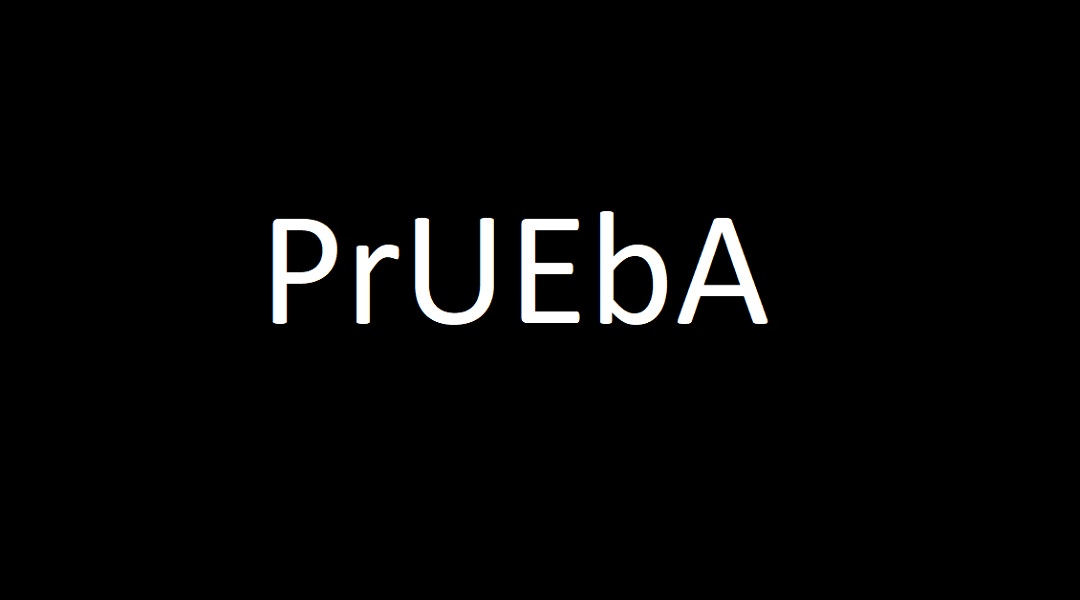
#> input picture codes/Prueba.jpg, 1080 x 600 px
$ python Code1.py
#> lines starting #> are read from the running program, lines starting #| are printed output that depends on the picture
#From the following pictures perform:
#To the word picture Perfom:
#A erotion and closing to the letter "P"
#Perform a skeletonization to the letter "R"
#Perform a dilation to the letter "U"
#Detect the 8 corners of the letter "E"
#Perfom a skeletonization to the letter "A" and then do a dilation
#After applying all the previous operations,
#show the results in one same picture.

import cv2 as cv
import numpy as np

img1 = cv.imread('Prueba.jpg')
#> img1 is the input picture: shape (600, 1080, 3); mean B, G, R 6.7, 6.7, 6.7

p = img1[209:344, 250:345, 2]
r = img1[209:344, 340:415, 2]
u = img1[209:344, 400:505, 2]
e = img1[209:344, 510:595, 2]
e2 = img1[209:344, 510:595]
b = img1[209:344, 590:675, 2]
a = img1[209:344, 675:770, 2]

#P-Letter - Erotion & Closing
kernel = np.ones((5,5),np.uint8)
erosion = cv.erode(p, kernel, iterations = 2)
closing = cv.morphologyEx(erosion, cv.MORPH_CLOSE, kernel)
new_p = closing

#R-Letter - Skeletonization
erosion1 = cv.erode(r, kernel, iterations = 2)
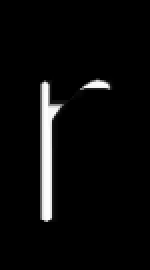
#> erosion1: shape (135, 75) (shown 2 times larger); min 0, max 254, mean 10.3
new_r = erosion1

#U-Letter - Dilation
new_u = cv.dilate(u, kernel, iterations=3)
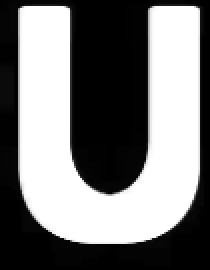
#> new_u: shape (135, 105) (shown 2 times larger); min 0, max 255, mean 122

#E-Letter - Corners ero ---> dil
gray = cv.cvtColor(e2, cv.COLOR_BGR2GRAY)
gray = np.float32(gray)
dst = cv.cornerHarris(gray, 2,3, 0.04)
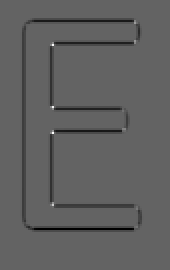
#> dst: shape (135, 85) float32 (shown 2 times larger); min -169130016, max 262612416, mean -6094603; drawn with min black and max white

#Result is dilated for marking the corners
dst = cv.dilate(dst, None, iterations =3)

#Threshold for an optimal value, it may vary depending on the image.
e2 [dst > 0.1 * dst.max()] = [0, 0, 255]
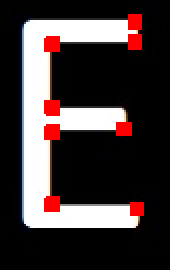
#> e2: shape (135, 85, 3) (shown 2 times larger); mean B, G, R 58.3, 57.8, 68.2
new_e = e

#B-Letter - No operation
new_b = b

#A-Letter - Skeletonization --> Dilation
erosion3 = cv.erode(a, kernel, iterations = 3)
dil_a = cv.dilate(erosion3, kernel, iterations=4)
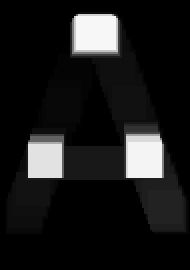
#> dil_a: shape (135, 95) (shown 2 times larger); min 0, max 247, mean 26.9
new_a =  dil_a

#Dimensions
dimensions = img1.shape
#> dimensions = (600, 1080, 3)
height = img1.shape[0]
#> height = 600
width = img1.shape[1]
#> width = 1080
channels = img1.shape[2]
#> channels = 3

#Print Dimensions Results
print('Image Dimension    : ', dimensions)
#| Image Dimension    :  (600, 1080, 3)
print('Image Height       : ', height)
#| Image Height       :  600
print('Image Width        : ', width)
#| Image Width        :  1080
print('Number of Channels : ', channels)
#| Number of Channels :  3

#Print Img Results
img_org = cv.hconcat([p, r, u, e, b, a])
img_results = cv.hconcat([new_p, new_r, new_u, new_e, new_b, new_a])
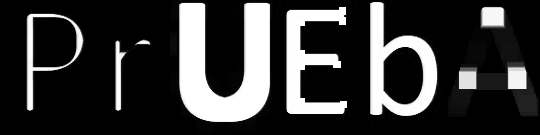
#> img_results: shape (135, 540); min 0, max 255, mean 55.6
img_results_fin = cv.vconcat([img_org, img_results])
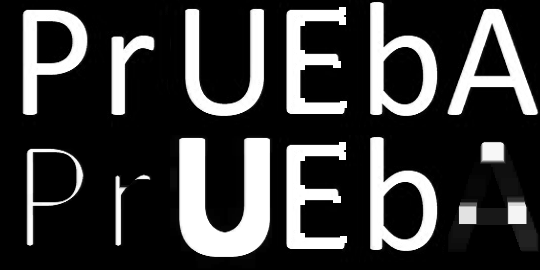
#> img_results_fin: shape (270, 540); min 0, max 255, mean 58.1

cv.imshow('Original & Results', img_results_fin)
cv.imwrite("Original & Results2.jpg", img_results_fin)
cv.waitKey(0)
cv.destroyAllWindows()
